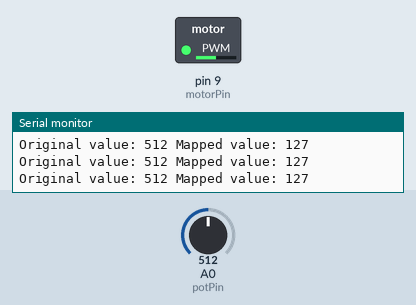
Recording of a sketch running on a simulated Arduino Uno, built with avr-gcc and run on an emulated ATmega328P. Shown: switched loads named in the sketch (green lamp = pin HIGH), the last lines printed to the serial monitor. The inputs (shaded band) are chosen by the test bench; at power-on: A0 (potPin) = 512.

Above: at 1.2 s.
1.3 s: A0 (potPin) set to 413
At 2.2 s:
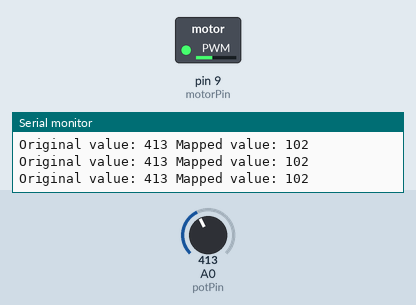
4.3 s: A0 (potPin) set to 390
At 5.7 s:
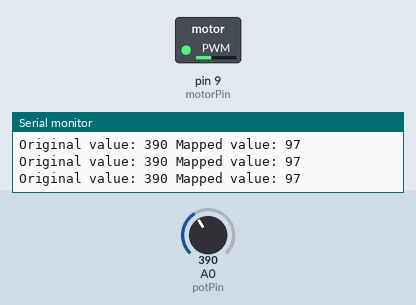
7.3 s: A0 (potPin) set to 45
At 8.1 s:
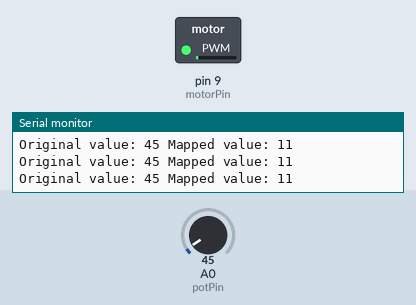
8.8 s: A0 (potPin) set to 38
At 9.2 s:
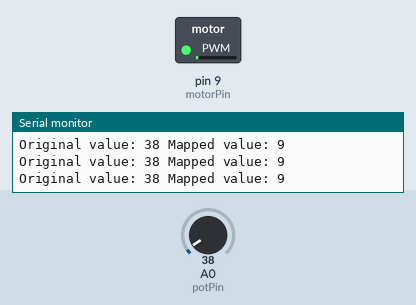
11.8 s: A0 (potPin) set to 11
At 12.5 s:
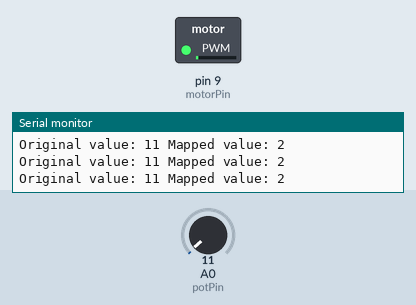
13.3 s: A0 (potPin) set to 8
At 14.7 s:
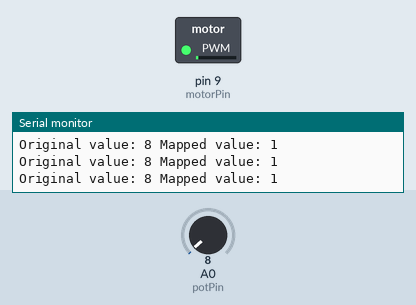
Timing chart, 0 to 16.3 s (numbered marks = the images above; inputs shaded):
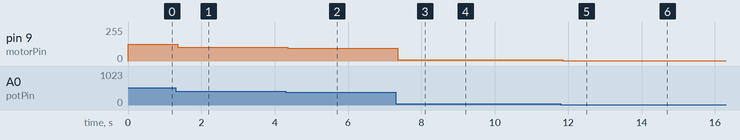

The sketch:

step_7-pot-motor.ino
```cpp
/*
 * Control DC Motor
 *
 * Circuit: motor, transitor and diode on Pin 9
 *          potentiometer on A0
 */

int motorPin = 9; // variable for motor pin
int potPin = A0; // variable for the potentiometer

void setup() {
  // start the Serial communication
  Serial.begin(9600);

  // set that the motor pin will be an output
  pinMode(motorPin, OUTPUT);

}

void loop() {

  // read in the value of the potentiometer
  int potValue = analogRead(potPin);

  // potValue will be a value from 0 to 1023
  // but analogWrite needs a value 0 to 255
  // the map() function will scale or map our potValue
  // to this range for us
  // first argument: the number we want to scale
  // second and third arguments: orginal min and max for potValue
  // fourth and fifth arguments: new min and max
  int scaledPotValue = map(potValue, 0, 1023, 0, 255);

  // print so we can see what is happening
  Serial.print("Original value: ");
  Serial.print(potValue);
  Serial.print(" Mapped value: ");
  Serial.println(scaledPotValue);

  // turn on the motor
  analogWrite(motorPin, scaledPotValue);

}
```

Measured:
- after the input at 1.3 s, pin 9 (motorPin): 127/255 → 102/255 after 0.05 s
- after the input at 4.3 s, pin 9 (motorPin): 102/255 → 97/255 after 0.05 s
- after the input at 7.3 s, pin 9 (motorPin): 97/255 → 11/255 after 0.06 s
- after the input at 8.8 s, pin 9 (motorPin): 11/255 → 9/255 after 0.06 s
- after the input at 11.8 s, pin 9 (motorPin): 9/255 → 2/255 after 0.05 s
- after the input at 13.3 s, pin 9 (motorPin): 2/255 → 1/255 after 0.05 s
